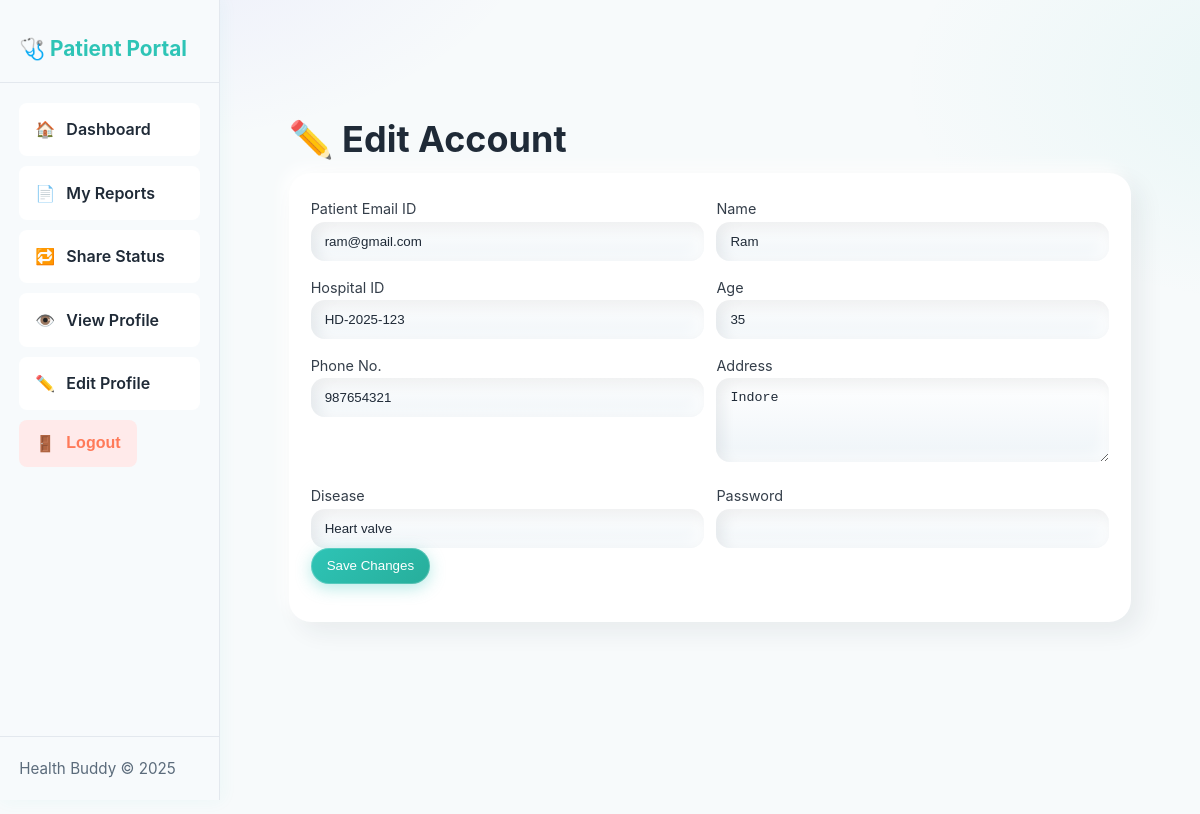
/patient/account-edit/ (signed in), run on the app's committed database.
### users/models.py (models this page shows)
class create_patient(models.Model):
    patient_id= models.CharField(max_length=100)
    name= models.CharField(max_length=100)
    email= models.EmailField()
    phone= models.CharField(max_length=15)
    age= models.IntegerField()
    address= models.TextField()
    gender= models.CharField(max_length=10)
    blood_group= models.CharField(max_length=5)
    disease= models.CharField(max_length=100)
    doctor= models.ForeignKey(create_doctor, on_delete=models.CASCADE)
    password= models.CharField(max_length=100, default="password123")
    status= models.CharField(max_length=20, default="Admitted")
    status_notes = models.TextField(blank=True, null=True)

### PDS/views.py (the view)
# urls.py: path('patient/account-edit/', views.patient_account_edit, name='patient-account-edit'),
def patient_account_edit(request):
    email = request.session.get('patient_session')
    patient = create_patient.objects.get(email=email)
    return render(request, "patient-account-edit.html", {"patient": patient})

### templates/patient-account-edit.html (shortened to what this page needs)
{% extends 'patient-base.html' %} {% block patient %}
<main class="main-content fade-in">
  <section class="section container reveal">
    <h2 class="h2">✏️ Edit Account</h2>
    <form action="{% url 'patient-update-account' %}" method="POST" class="card" style="margin-bottom: 1rem">
      <div class="grid" style="grid-template-columns: 1fr 1fr; gap: 0.8rem">
        <div>
          <label>Patient Email ID</label
          ><input
            name="email"
            list="patientList"
            class="input"
            value="{{ patient.email }}"
            readonly
          />
        </div>
        <div>
          <label>Name</label
          ><input name="name" class="input" value="{{ patient.name }}" />
        </div>
        <div>
          <label>Hospital ID</label
          ><input
            name="hospitalId"
            class="input"
            value="{{ patient.patient_id }}"
            readonly
          />
        </div>
        <div>
          <label>Age</label
          ><input
            name="age"
            type="number"
            class="input"
            value="{{ patient.age }}"
          />
        </div>
        <div>
          <label>Phone No.</label
          ><input
            name="phone"
            rows="4"
            class="input"
            value="{{ patient.phone }}"
          />
        </div>
        <div class="full">
          <label>Address</label
          ><textarea name="address" rows="4" class="input">{{ patient.address }}</textarea>
        </div>
        <div>
          <label>Disease</label
          ><input
            name="disease"
            class="input"
            value="{{ patient.disease }}"
            readonly
          />
        </div>
        <div>
          <label>Password</label
          ><input
            name="password"
            class="input"
          />
        </div>
      </div>
      <button class="btn btn-primary-pill" type="submit">Save Changes</button>
    </form>
  </section>
</main>
{% endblock %}

### static/styles.css (style rules this page uses)
:root { --bg:#f7fafb; --text:#1f2a37; --muted:#5b6b7b; --card:#ffffff; --primary:#2ec4b6; --secondary:#6558f5; --accent:#ff7a59; --yellow:#ffd166; --radius:22px; --shadow-soft: 10px 10px 24px rgba(31,42,55,.07), -6px -6px 16px #ffffff; --shadow-press: inset 6px 6px 14px rgba(31,42,55,.08), inset -6px -6px 14px rgba(255,255,255,.65); }
* { box-sizing:border-box }
html,body { height:100% }
body { margin:0; font-family: Inter, ui-sans-serif, system-ui, -apple-system, Segoe UI, Roboto, "Helvetica Neue", Arial; color:var(--text); background: radial-gradient(700px 380px at 10% -10%, rgba(101,88,245,.08), transparent 60%), radial-gradient(700px 380px at 110% 10%, rgba(46,196,182,.08), transparent 60%), var(--bg); line-height:1.65; overflow-x:hidden; }
.container { width:min(1100px, 92%); margin-inline:auto }
.grid { display:grid; gap:22px }
.section { padding:60px 0 }
.h2 { font-size:clamp(1.6rem, 1.2rem + 1.4vw, 2.4rem); margin:10px 0 4px }
.card { background:var(--card); border-radius:var(--radius); padding:22px; box-shadow:var(--shadow-soft); transition: transform .2s ease, box-shadow .2s ease; }
.input, textarea, select { width:100%; padding:12px 14px; border:none; border-radius:14px; outline:none; background:linear-gradient(180deg, #fff, #eef4f8); box-shadow:var(--shadow-press); color:var(--text) }
label { font-size:.9rem; opacity:.9 }
.main-content { margin-left: 220px; padding: 2.5rem 2rem; }
.card { transition: all 0.4s cubic-bezier(0.175, 0.885, 0.32, 1.275); }
.reveal { opacity: 0; transform: translateY(30px); transition: all 0.6s ease; }
.fade-in { animation: fadeInUp 0.8s ease-out; }
.reveal { opacity:0; transform: translateY(30px); transition: opacity .6s ease, transform .6s ease }
.reveal.show { opacity:1; transform:none }
.btn-primary-pill { background: linear-gradient(135deg, #2ec4b6 0%, #27ae9b 100%); color: #fff; border: none; padding: 0.65rem 1rem; border-radius: 999px; box-shadow: 0 4px 16px rgba(46,196,182,0.35), inset 0 0 0 1px rgba(255,255,255,0.2); transition: transform 0.2s ease, box-shadow 0.2s ease, filter 0.2s ease; backdrop-filter: saturate(120%); }

### data on the page
create_patient: email "ram@gmail.com", name "Ram", hospitalId "HD-2025-123", age "35", phone "987654321", address "Indore", disease "Heart valve"
